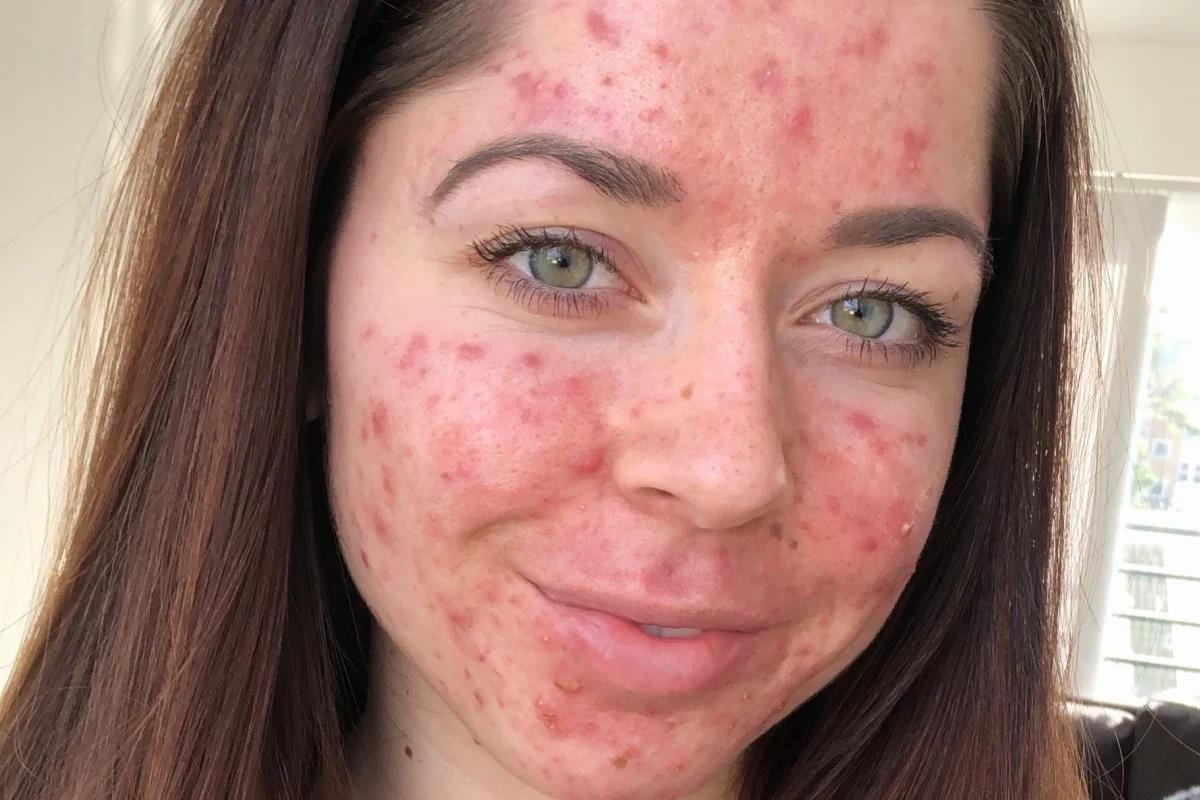
#> input picture dataset/Acne/1.jpg, 1200 x 800 px; its folder holds only this picture in this run
$ jupyter execute preprocessing.ipynb
#> lines starting #> are read from the running program, lines starting #| are printed output that depends on the picture
Import Libarary

[cell 1]
import cv2
import os
import matplotlib.pyplot as plt

 PATH DATASET

[cell 2]
dataset_path = "../dataset"
output_path = "../preprocessed_dataset"

# membuat folder output jika belum ada
os.makedirs(output_path, exist_ok=True)

Prepocessing

[cell 3]
# =========================
# LOOP SEMUA FOLDER
# =========================
folders = os.listdir(dataset_path)

for folder in folders:

    folder_path = os.path.join(dataset_path, folder)

    # skip kalau bukan folder
    if not os.path.isdir(folder_path):
        continue

    # membuat folder output sesuai kategori
    output_folder = os.path.join(output_path, folder)
    os.makedirs(output_folder, exist_ok=True)

    # ambil semua gambar
    images = os.listdir(folder_path)

    for image_name in images:

        image_path = os.path.join(folder_path, image_name)

        # baca gambar
        img = cv2.imread(image_path)
#> img is the input picture: shape (800, 1200, 3); mean B, G, R 113.6, 122.5, 160.5

        # skip jika gambar gagal dibaca
        if img is None:
            print(f"Gagal membaca {image_name}")
            continue

        # =========================
        # RESIZE PROPORSIONAL
        # =========================
        height, width = img.shape[:2]
#> height = 800; width = 1200

        new_width = 400
        new_height = int((new_width / width) * height)
#> new_height = 266

        resize = cv2.resize(img, (new_width, new_height))

        # =========================
        # GRAYSCALE
        # =========================
        gray = cv2.cvtColor(resize, cv2.COLOR_BGR2GRAY)
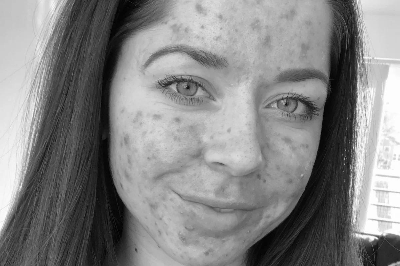
#> gray: shape (266, 400); min 0, max 255, mean 132.8

        # =========================
        # GAUSSIAN BLUR
        # =========================
        blur = cv2.GaussianBlur(gray, (5,5), 0)

        # =========================
        # SIMPAN HASIL
        # =========================
        save_path = os.path.join(output_folder, image_name)

        cv2.imwrite(save_path, blur)

        print(f"{image_name} selesai diproses")
#> pass 2 of the loop `for folder in folders:`:
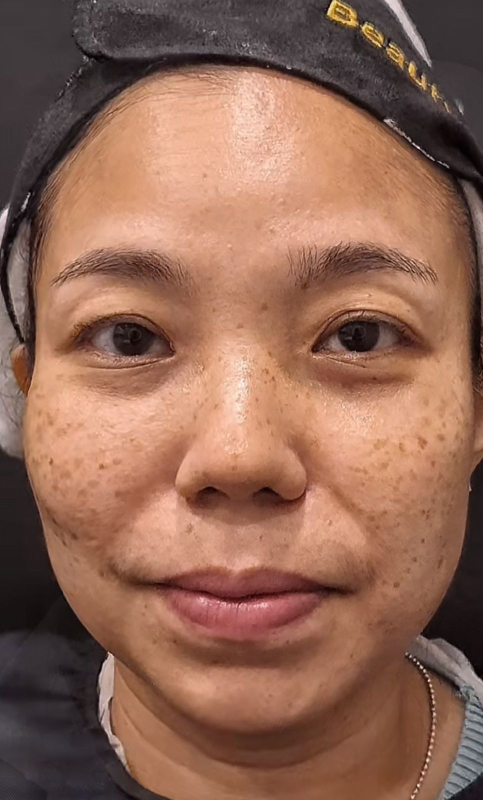
#> input picture dataset/Ada_Flek/1.jpg, 966 x 1600 px (shown at 1/2 size)
#> img is the input picture: shape (1600, 966, 3); mean B, G, R 84.8, 103, 144.8
#> `resize = cv2.resize(img, (new_width, new_height))`:
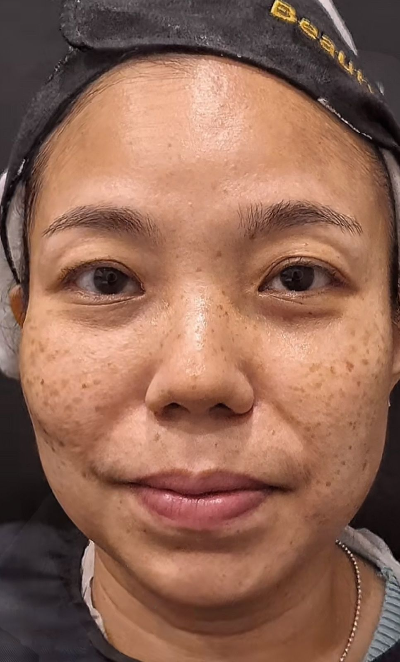
#> resize: shape (662, 400, 3); mean B, G, R 84.7, 102.9, 144.7
#> `gray = cv2.cvtColor(resize, cv2.COLOR_BGR2GRAY)`:
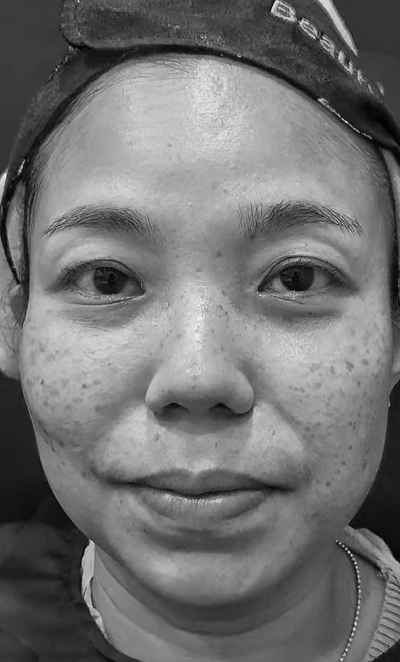
#> gray: shape (662, 400); min 1, max 243, mean 113.3
#> blur: shape (662, 400)

print("SEMUA GAMBAR BERHASIL DIPREPROCESSING")
